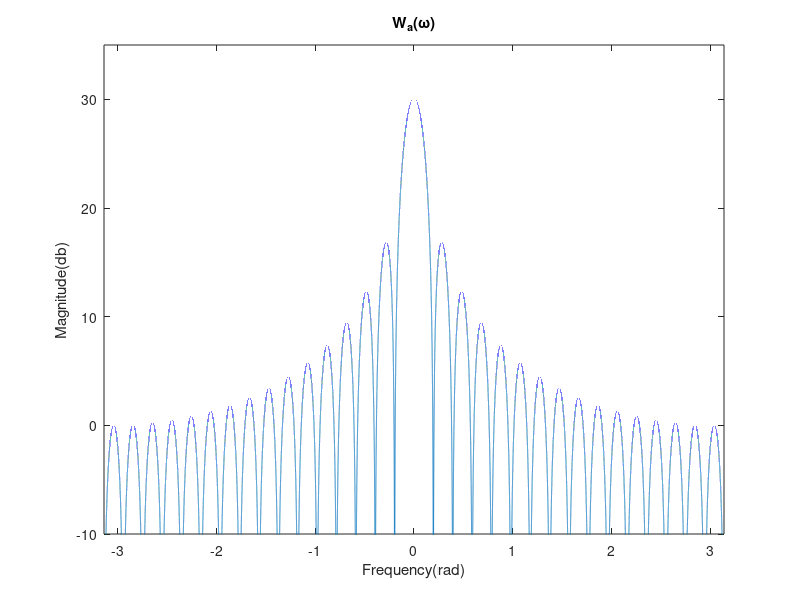

The MATLAB source for this figure: (Note: this script raises an error after producing the figure.)
%
%% ELEC 558 - Homework 7
%% Sichao Zhang
%
%% Problem 1
w = -pi : 0.00001 : pi;
Wa = @(w) exp(-15.5*j*w) .* sin(16*w) ./ sin(w/2);
% Wa
figure(1);
plot(w,mag2db(abs(Wa(w))));
axis([-pi,pi,-10,35]);
xlabel('Frequency(rad)');
ylabel('Magnitude(db)');
title('W_a(\omega)');

% Wa, worse case side lobe
sl_a = wcsl(Wa);

% Wb, K=1
K_b = 1;
Wb = @(w) K_b*(Wa(w-pi/32)*exp(-j*31*pi/64)+Wa(w+pi/32)*exp(j*31*pi/64));
figure(2);
plot(w,mag2db(abs(Wb(w))));
axis([-pi,pi,-60,40]);
xlabel('Frequency(rad)');
ylabel('Magnitude(db)');
title('W_b(\omega),K=1');

% Wb, K=0.7851
K_b = 0.7851;
Wb = @(w) K_b*(Wa(w-pi/32)*exp(-j*31*pi/64)+Wa(w+pi/32)*exp(j*31*pi/64));
figure(3);
plot(w,mag2db(abs(Wa(w))),'r');
hold on;
plot(w,mag2db(abs(Wb(w))),'b');
hold on;
axis([-pi,pi,-60,35]);
xlabel('Frequency(rad)');
ylabel('Magnitude(db)');
legend('W_a','W_b');
title('W_a(\omega),W_b(\omega)');

% Wb, K=0.7851, worse case side lobe
K_b = 0.7851;
Wb = @(w) K_b*(Wa(w-pi/32)*exp(-j*31*pi/64)+Wa(w+pi/32)*exp(j*31*pi/64));
sl_b = wcsl(Wb);

% wb, K=0.7851
n = 0 : 1 : 31;
wb = @(n) K_b*(exp(j*(2*pi/64)*(n-(31/2)))+exp(-j*(2*pi/64)*(n-(31/2))));
figure(4);
stem(n,wb(n));
xlabel('Time');
ylabel('Window');
title('w_b(n)');
%
%% Problem 2
% Wc, K=1
K_c = 1;
Wc = @(w) K_c*(0.5*(Wa(w-pi/16)*exp(-j*31*pi/32)+Wa(w+pi/16)*exp(j*31*pi/32))+Wa(w));
figure(5);
plot(w,mag2db(abs(Wa(w))),'r');
hold on;
plot(w,mag2db(abs(Wc(w))),'b');
hold on;
axis([-pi,pi,-60,35]);
xlabel('Frequency(rad)');
ylabel('Magnitude(db)');
title('W_a(\omega),W_c(\omega)');
legend('W_a','W_c');

% Wc, K=1, worse case side lobe
sl_c = wcsl(Wc);

% wc, K=1
wc = @(n) K_c*(1+0.5*(exp(j*(2*pi/32)*(n-(31/2)))+exp(-j*(2*pi/32)*(n-(31/2)))));
figure(6);
stem(n,wc(n));
xlabel('Time');
ylabel('Window');
title('w_c(n)');
%
%% Problem 3 - find beta
% find beta
for bb = 1 : 1 : 100
 beta = bb * 0.01;
 Wd = @(w) (beta*(Wa(w-pi/16)*exp(-j*31*pi/32)+Wa(w+pi/16)*exp(j*31*pi/32))+Wa(w));
 sl_d(bb) = wcsl(Wd);
end
%
%% Problem 3 
% Wd, K=1
beta = 0.01*find(sl_d==min(sl_d));
K_d = 1;
Wd = @(w) K_d*(beta*(Wa(w-pi/16)*exp(-j*31*pi/32)+Wa(w+pi/16)*exp(j*31*pi/32))+Wa(w));
figure(7);
plot(w,mag2db(abs(Wa(w))),'r');
hold on;
plot(w,mag2db(abs(Wd(w))),'b');
hold on;
axis([-pi,pi,-60,35]);
xlabel('Frequency(rad)');
ylabel('Magnitude(db)');
title('W_a(\omega),W_d(\omega)');
legend('W_a','W_d');


% Wd, K=1, worse case side lobe
sl_d = wcsl(Wd);

% wd, K=1
wd = @(n) K_d*(1+beta*(exp(j*(2*pi/32)*(n-(31/2)))+exp(-j*(2*pi/32)*(n-(31/2)))));
figure(8);
stem(n,wc(n),'r');
hold on;
stem(n,wd(n),'b');
hold on;
xlabel('Time');
ylabel('Window');
title('w_c(n),w_d(n)');
legend('w_c','w_d');
%
%% Problem 4 - find alpha
% find alpha 
for aa = 1 : 1 : 1000
 alpha = aa * 0.001;
 We = @(w) Wa(w-pi/32)*exp(-j*31*pi/64)+Wa(w+pi/32)*exp(j*31*pi/64)+alpha*(Wa(w-3*pi/32)*exp(-3*j*31*pi/64)+Wa(w+3*pi/32)*exp(j*3*31*pi/64));
 sl_e(aa) = wcsl(We);
end
%
%% Problem 4
% We, K=0.8592
alpha = 0.001*find(sl_e==min(sl_e));
K_e = 0.8592;
We = @(w) K_e*(Wa(w-pi/32)*exp(-j*31*pi/64)+Wa(w+pi/32)*exp(j*31*pi/64)+alpha*(Wa(w-3*pi/32)*exp(-3*j*31*pi/64)+Wa(w+3*pi/32)*exp(j*3*31*pi/64)));
figure(9);
plot(w,mag2db(abs(Wd(w))),'r');
hold on;
plot(w,mag2db(abs(We(w))),'b');
hold on;
axis([-pi,pi,-60,35]);
xlabel('Frequency(rad)');
ylabel('Magnitude(db)');
title('W_d(\omega),W_e(\omega)');
legend('W_d','W_e');

% We, K=0.8592, worse case side lobe
sl_e = wcsl(We);

% we, K=0.8592
we = @(n) K_e*((exp(j*(2*pi/64)*(n-(31/2)))+exp(-j*(2*pi/64)*(n-(31/2))))+alpha*(exp(j*(2*pi/64)*3*(n-(31/2)))+exp(-j*(2*pi/64)*3*(n-(31/2)))));
figure(10);
stem(n,wb(n),'r');
hold on;
stem(n,we(n),'b');
hold on;
xlabel('Time');
ylabel('Window');
title('w_b(n),w_e(n)');
legend('w_b','w_e');
%




